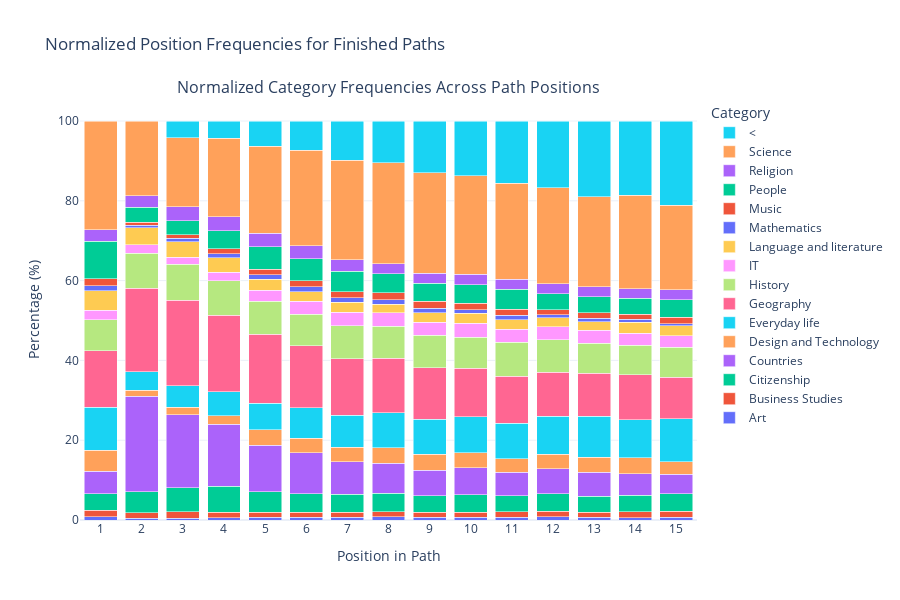

Notebook cell for this chart:
### Code cell
plot_normalized_position_bar(df_position_data, title="Normalized Position Frequencies for Finished Paths")

### Figure 1 — Plotly figure (JSON) as saved in the notebook; plotly's stock layout.template omitted (floating-point values rounded to 4 significant figures)
{"data": [{"marker": {"color": "#636EFA"}, "name": "Art", "type": "bar", "x": [1, 2, 3, 4, 5, 6, 7, 8, 9, 10, 11, 12, 13, 14, 15], "xaxis": "x", "y": [0.7967, 0.4883, 0.498, 0.5598, 0.6425, 0.6287, 0.7013, 0.7684, 0.6887, 0.6918, 0.7068, 0.804, 0.7369, 0.5596, 0.6859], "yaxis": "y"}, {"marker": {"color": "#EF553B"}, "name": "Business Studies", "type": "bar", "x": [1, 2, 3, 4, 5, 6, 7, 8, 9, 10, 11, 12, 13, 14, 15], "xaxis": "x", "y": [1.658, 1.33, 1.522, 1.418, 1.35, 1.261, 1.263, 1.345, 1.315, 1.196, 1.414, 1.332, 1.218, 1.479, 1.47], "yaxis": "y"}, {"marker": {"color": "#00CC96"}, "name": "Citizenship", "type": "bar", "x": [1, 2, 3, 4, 5, 6, 7, 8, 9, 10, 11, 12, 13, 14, 15], "xaxis": "x", "y": [4.12, 5.233, 6.089, 6.45, 5.062, 4.749, 4.538, 4.566, 4.132, 4.439, 4.011, 4.397, 3.941, 4.117, 4.41], "yaxis": "y"}, {"marker": {"color": "#AB63FA"}, "name": "Countries", "type": "bar", "x": [1, 2, 3, 4, 5, 6, 7, 8, 9, 10, 11, 12, 13, 14, 15], "xaxis": "x", "y": [5.634, 23.95, 18.32, 15.52, 11.68, 10.16, 8.143, 7.596, 6.376, 6.731, 5.845, 6.256, 6.024, 5.476, 4.949], "yaxis": "y"}, {"marker": {"color": "#FFA15A"}, "name": "Design and Technology", "type": "bar", "x": [1, 2, 3, 4, 5, 6, 7, 8, 9, 10, 11, 12, 13, 14, 15], "xaxis": "x", "y": [5.212, 1.482, 1.788, 2.161, 3.931, 3.641, 3.589, 3.805, 3.913, 3.848, 3.324, 3.719, 3.749, 3.917, 3.087], "yaxis": "y"}, {"marker": {"color": "#19D3F3"}, "name": "Everyday life", "type": "bar", "x": [1, 2, 3, 4, 5, 6, 7, 8, 9, 10, 11, 12, 13, 14, 15], "xaxis": "x", "y": [10.88, 4.658, 5.403, 5.984, 6.657, 7.693, 7.972, 8.785, 8.818, 8.994, 8.978, 9.523, 10.32, 9.552, 10.78], "yaxis": "y"}, {"marker": {"color": "#FF6692"}, "name": "Geography", "type": "bar", "x": [1, 2, 3, 4, 5, 6, 7, 8, 9, 10, 11, 12, 13, 14, 15], "xaxis": "x", "y": [14.13, 20.96, 21.46, 19.25, 17.29, 15.56, 14.21, 13.7, 12.9, 12.16, 11.81, 11.06, 10.8, 11.27, 10.34], "yaxis": "y"}, {"marker": {"color": "#B6E880"}, "name": "History", "type": "bar", "x": [1, 2, 3, 4, 5, 6, 7, 8, 9, 10, 11, 12, 13, 14, 15], "xaxis": "x", "y": [7.819, 8.774, 8.992, 8.642, 8.264, 7.86, 8.287, 7.943, 8.139, 7.711, 8.443, 8.141, 7.498, 7.434, 7.594], "yaxis": "y"}, {"marker": {"color": "#FF97FF"}, "name": "IT", "type": "bar", "x": [1, 2, 3, 4, 5, 6, 7, 8, 9, 10, 11, 12, 13, 14, 15], "xaxis": "x", "y": [2.345, 2.064, 1.839, 2.161, 2.7, 3.23, 3.373, 3.399, 3.298, 3.56, 3.266, 3.266, 3.268, 2.998, 2.891], "yaxis": "y"}, {"marker": {"color": "#FECB52"}, "name": "Language and literature", "type": "bar", "x": [1, 2, 3, 4, 5, 6, 7, 8, 9, 10, 11, 12, 13, 14, 15], "xaxis": "x", "y": [4.894, 4.299, 3.847, 3.583, 2.776, 2.449, 2.517, 2.172, 2.39, 2.421, 2.426, 2.161, 2.115, 2.798, 2.45], "yaxis": "y"}, {"marker": {"color": "#636EFA"}, "name": "Mathematics", "type": "bar", "x": [1, 2, 3, 4, 5, 6, 7, 8, 9, 10, 11, 12, 13, 14, 15], "xaxis": "x", "y": [1.162, 0.6602, 0.8869, 0.943, 1.113, 1.163, 1.093, 1.123, 1.085, 0.9225, 1.051, 0.7789, 0.8651, 0.7594, 0.539], "yaxis": "y"}, {"marker": {"color": "#EF553B"}, "name": "Music", "type": "bar", "x": [1, 2, 3, 4, 5, 6, 7, 8, 9, 10, 11, 12, 13, 14, 15], "xaxis": "x", "y": [1.806, 0.6992, 0.8769, 1.301, 1.433, 1.57, 1.568, 1.699, 1.795, 1.629, 1.605, 1.231, 1.442, 1.159, 1.568], "yaxis": "y"}, {"marker": {"color": "#00CC96"}, "name": "People", "type": "bar", "x": [1, 2, 3, 4, 5, 6, 7, 8, 9, 10, 11, 12, 13, 14, 15], "xaxis": "x", "y": [9.375, 3.729, 3.52, 4.577, 5.538, 5.567, 5.1, 4.758, 4.518, 4.641, 4.947, 4.045, 3.941, 4.037, 4.459], "yaxis": "y"}, {"marker": {"color": "#AB63FA"}, "name": "Religion", "type": "bar", "x": [1, 2, 3, 4, 5, 6, 7, 8, 9, 10, 11, 12, 13, 14, 15], "xaxis": "x", "y": [2.937, 2.996, 3.444, 3.393, 3.455, 3.256, 2.883, 2.616, 2.431, 2.58, 2.56, 2.538, 2.531, 2.358, 2.45], "yaxis": "y"}, {"marker": {"color": "#FFA15A"}, "name": "Science", "type": "bar", "x": [1, 2, 3, 4, 5, 6, 7, 8, 9, 10, 11, 12, 13, 14, 15], "xaxis": "x", "y": [27.23, 18.67, 17.31, 19.78, 21.79, 23.87, 24.96, 25.3, 25.24, 24.7, 23.97, 24.05, 22.62, 23.54, 21.22], "yaxis": "y"}, {"marker": {"color": "#19D3F3"}, "name": "<", "type": "bar", "x": [3, 4, 5, 6, 7, 8, 9, 10, 11, 12, 13, 14, 15], "xaxis": "x", "y": [4.2, 4.283, 6.324, 7.337, 9.803, 10.43, 12.96, 13.76, 15.64, 16.71, 18.94, 18.55, 21.12], "yaxis": "y"}], "layout": {"annotations": [{"font": {"size": 16}, "showarrow": false, "text": "Normalized Category Frequencies Across Path Positions", "x": 0.5, "xanchor": "center", "xref": "paper", "y": 1, "yanchor": "bottom", "yref": "paper"}], "barmode": "stack", "height": 600, "legend": {"title": {"text": "Category"}}, "title": {"text": "Normalized Position Frequencies for Finished Paths"}, "width": 900, "xaxis": {"anchor": "y", "domain": [0, 1], "dtick": 1, "tickmode": "linear", "title": {"text": "Position in Path"}}, "yaxis": {"anchor": "x", "domain": [0, 1], "title": {"text": "Percentage (%)"}}}}
